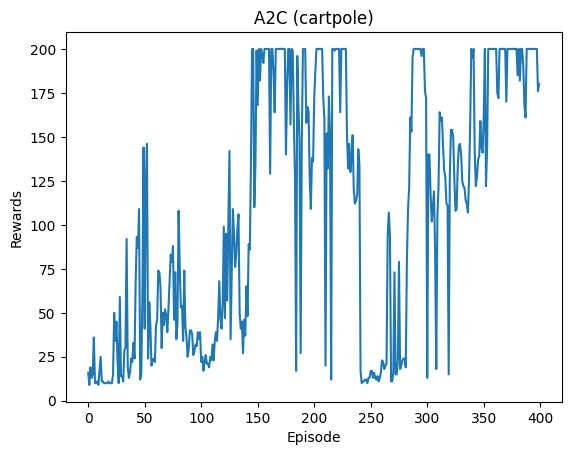

Write the Python code that produced this figure.
import gymnasium as gym
from a2c_model import ActorCriticAgent
import matplotlib.pyplot as plt  

env = gym.make("CartPole-v1")
state_dim=env.observation_space.shape[0]
action_dim=env.action_space.n

agent=ActorCriticAgent(state_dim,action_dim)
num_episodes=500
max_steps=200
episode_rewards=[]
for episode in range(num_episodes):
    state=env.reset()[0]
    done=False
    step_count = 0
    total_reward=0
    while(not done and step_count < max_steps):
        action,action_prob=agent.select_actions(state)
        next_state,reward,done,_,_ = env.step(action)
        agent.update(state,action_prob,reward,next_state,done)
        state=next_state
        total_reward+=reward
        step_count += 1
    print(f"Episode {episode + 1}: Total Reward: {total_reward}")    
    episode_rewards.append(total_reward)

plt.title("A2C (cartpole)")
plt.xlabel("Episode")
plt.ylabel("Rewards")
plt.plot(episode_rewards)
plt.show()

#Testing

import matplotlib.pyplot as plt

env = gym.make("CartPole-v1")
return_history = [] 
epi_num=250
for episode in range(epi_num):
    state, _ = env.reset()  
    done = False
    total_reward = 0

    while not done:  
        action,_ = agent.select_actions(state) 
        state, reward, done, _, _ = env.step(action)  
        total_reward += reward

    return_history.append(total_reward)  

env.close() 


plt.figure(figsize=(12,6))
plt.title(f"Testing for {epi_num} Episodes")
plt.xlabel("Episode")
plt.ylabel("rewards")
plt.plot(return_history)
plt.show()

print("Final Score:", total_reward)  # Print the final reward of the last episode

plt.show()


##Final render

env = gym.make("CartPole-v1",render_mode="human")
total_reward=0
done=False
env.reset()
while not done:
        env.render()  
        action,_ = agent.select_actions(state)  
        state, reward, done, _, _ = env.step(action)  
        total_reward += reward

env.close()
